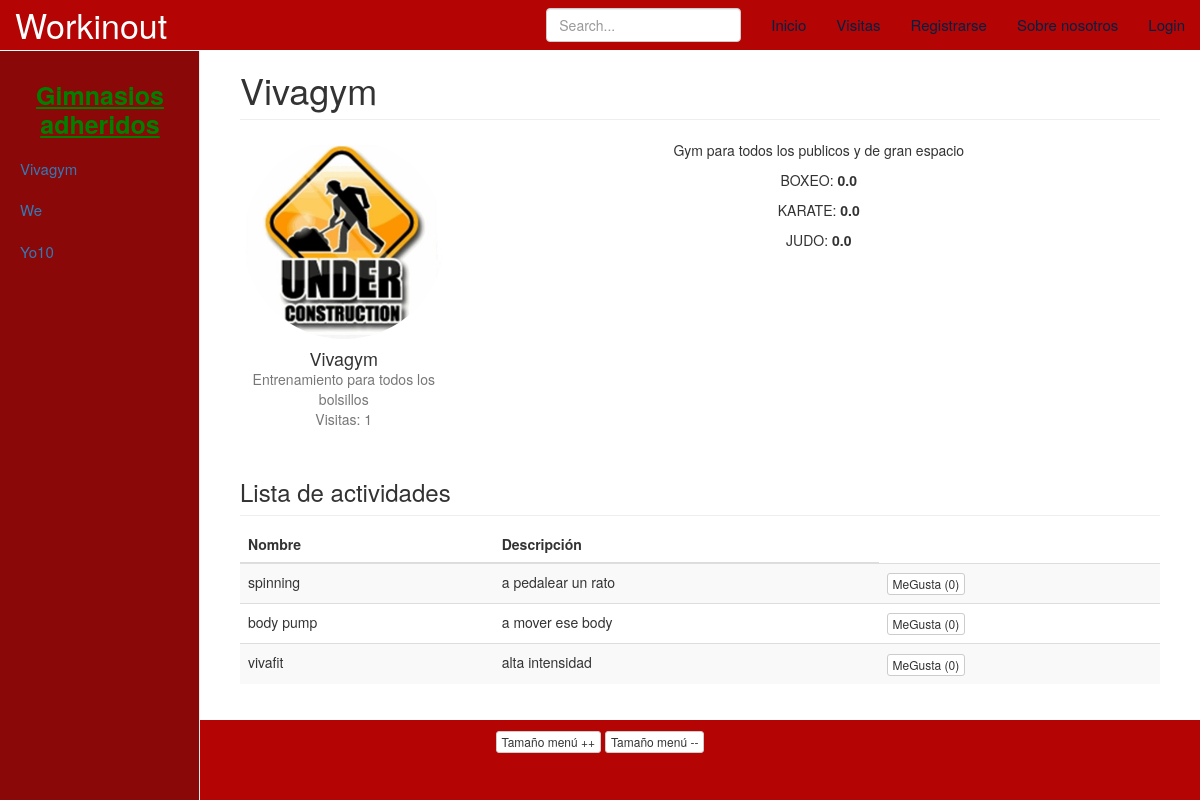
Screenshot of /Workinout/gym/vivagym with the database file from the repository.
### Workinout/models.py (models this page shows, shortened)
class Gym(models.Model):
    nombre = models.CharField(max_length=128, unique=True)
    lema = models.CharField(max_length=140)
    descripcion = models.TextField()
    direccion = models.CharField(max_length=192)
    visitas = models.IntegerField(default=0)
    slug = models.SlugField()
    logo = models.ImageField(upload_to='logos', blank=True)
    precio_boxeo = models.DecimalField(default=0, max_digits=3, decimal_places=1)
    precio_karate = models.DecimalField(default=0, max_digits=3, decimal_places=1)
    precio_judo = models.DecimalField(default=0, max_digits=3, decimal_places=1)
    def save(self, *args, **kwargs):
        self.slug = slugify(self.nombre)
        super(Gym, self).save(*args, **kwargs)

class Actividad(models.Model):
    nombregym = models.ForeignKey(Gym) #nombre del gym, que es clave externa
    titulo = models.CharField(max_length=128)
    descripcion = models.CharField(max_length=256)
    megustas = models.IntegerField(default=0)

### Workinout/views.py (the view)
# urls.py: url(r'^gym/(?P<gym_name_slug>\S+)$', views.gym, name='gym'),
def gym(request, gym_name_slug):
    context_dict = {}
    lista_gyms = Gym.objects.order_by('nombre')
    context_dict = {'gyms':lista_gyms}
    gym = Gym.objects.get(slug = gym_name_slug)
    print gym.nombre
    print "LOGO DEL BAR" + gym.logo.name
    if gym:
        context_dict['gym'] = gym
        gym.visitas += 1
        gym.save()
        actividades = Actividad.objects.filter(nombregym = gym)
        context_dict['actividades'] = actividades
    return render(request, 'Workinout/gym.html', context_dict)

### templates/Workinout/gym.html (shortened to what this page needs)
{% extends "base.html" %}
{% block ListaGyms %}
	{% if gyms %}
		{% for gym in gyms %}
			<li><a href="/Workinout/gym/{{ gym.slug }}"> {{ gym.nombre }}</a></li>
		{% endfor %}
	{% else %}
		<strong>No hay gyms.</strong>
	{% endif %}
{% endblock %}
{% block Cuerpo %}
	<h1 class="page-header">{{ gym.nombre }}</h1>
	<div class="row placeholders">
		<div class="col-xs-6 col-sm-3 placeholder">
            <img src="/static/Workinout/logos/building.jpg" class="img-responsive" alt="Generic placeholder thumbnail" height="200" width="200">
            <h4>{{ gym.nombre }}</h4>
            <span class="text-muted">{{gym.lema}}</span>
            <br/>
            <span class="text-muted">Visitas: {{gym.visitas}}</span>
		</div>
		<p>
		{{ gym.descripcion }}
		</p>
        <p>BOXEO: <strong>{{gym.precio_boxeo}}</strong></p>
        <p>KARATE:  <strong>{{gym.precio_karate}}</strong></p>
        <p>JUDO:  <strong>{{gym.precio_judo}}</strong></p>
        {% load easy_maps_tags %}
</div>
	<h3 class="sub-header">Lista de actividades</h3>
	<div class="table-responsive">
		<table class="table table-striped">
			<thead>
				<tr>
					<th>Nombre</th>
					<th>Descripción</th>
				</tr>
			</thead>
			<tbody>
				{% if actividades %}
    				{% for actividad in actividades %}
        				<tr>
            				<td>{{actividad.titulo}}</td>
            				<td>{{actividad.descripcion}}</td>
                            <td><button class="btn btn-default btn-xs" onclick="meGustalaActividad('{{actividad.titulo}}','{{gym.slug}}')"> MeGusta ({{actividad.megustas}})</button></td>
        				</tr>
    				{% endfor %}
			    {% else %}
			        <strong>No hay actividades que mostrar.</strong>
			    {% endif %}
			</tbody>
		</table>
	</div>
{% endblock %}

### templates/base.html (shortened to what this page needs)
<!DOCTYPE html>
<html lang="en"><head>
    <link href="/static/bootstrap.css" rel="stylesheet">
    <link href="/static/ie10-viewport-bug-workaround.css" rel="stylesheet">
    <link href="/static/dashboard.css" rel="stylesheet">
    <link href="/static/workinout.css" rel="stylesheet">
  </head>
  <body>
    <nav class="navbar navbar-inverse navbar-fixed-top">
      <div class="container-fluid">
        <div class="navbar-header">
          <a class="navbar-brand" href="/Workinout/">Workinout</a>
        </div>
        <div id="navbar" class="navbar-collapse collapse">
          <ul class="nav navbar-nav navbar-right">
            <li><a href="/Workinout/">Inicio</a></li>
            <li><a href="/Workinout/visitas">Visitas</a></li>
            <li><a href="/Workinout/register/">Registrarse</a></li>
            <li><a href="/Workinout/about/">Sobre nosotros</a></li>
            {% if user.is_authenticated %}
                <li><a href="/Workinout/add_gym/"> Añadir gym</a></li>
                <li><a href="/Workinout/add_actividad/"> Añadir actividad</a></li>
                <li><a href="/Workinout/logout/"> Salir ({{ user.username }})</a></li>
            {% else %}
                <li><a href="/Workinout/login/">Login</a></li>
            {% endif %}
          </ul>
          <form class="navbar-form navbar-right">
            <input class="form-control" placeholder="Search..." type="text">
          </form>
        </div>
      </div>
    </nav>
    <div class="container-fluid">
      <div class="row">
        <div class="col-sm-3 col-md-2 sidebar">
          <ul class="nav nav-sidebar">
              <h5 class="nuestrosgyms"><strong>Gimnasios adheridos</strong></h5>
            {% block ListaGyms %}
            {% endblock %}
          </ul>
        </div>
        <div class="col-sm-9 col-sm-offset-3 col-md-10 col-md-offset-2 main">
          {% block Cuerpo %}
          {% endblock %}
        </div>
      </div>
    </div>
    <div class = pie>
      <footer>
          <button class="btn btn-default btn-xs" onclick="resizeText(1)" height=10dp width=10dp > Tamaño menú ++ </button>
          <button class="btn btn-default btn-xs" onclick="resizeText(-1)"> Tamaño menú -- </button>
      </footer>
    </div>
</body>
</html>

### static/dashboard.css (style rules this page uses)
body { padding-top: 50px; }
.sub-header { padding-bottom: 10px; border-bottom: 1px solid #eee; }
.navbar-fixed-top { border: 0; }
.sidebar { display: none; }
@media (min-width: 768px) { .sidebar { position: fixed; top: 51px; bottom: 0; left: 0; z-index: 1000; display: block; padding: 20px; overflow-x: hidden; overflow-y: auto; background-color: #8A0808; border-right: 1px solid #eee; } }
.nav-sidebar { margin-right: -21px; margin-bottom: 20px; margin-left: -20px; }
.nav-sidebar > li > a { padding-right: 20px; padding-left: 20px; }
.main { padding: 20px; }
@media (min-width: 768px) { .main { padding-right: 40px; padding-left: 40px; } }
.main .page-header { margin-top: 0; }
.placeholders { margin-bottom: 30px; text-align: center; }
.placeholders h4 { margin-bottom: 0; }
.placeholder { margin-bottom: 20px; }
.placeholder img { display: inline-block; border-radius: 50%; }

### static/workinout.css (style rules this page uses)
.nuestrosgyms { color: green; font-size:25px; text-decoration: underline; text-align:center; }
.pie { width: 100%; height: 10%; background-color: #B40404; bottom: 0; position: fixed; text-align: center; color:black; }

### rows the page displays
Gym: nombre "Vivagym", lema "Entrenamiento para todos los bolsillos", visitas "1", descripcion "Gym para todos los publicos y de gran espacio", precio_boxeo "0.0", precio_karate "0.0", precio_judo "0.0"
Gym: nombre "We"
Gym: nombre "Yo10"
Actividad: titulo "spinning", descripcion "a pedalear un rato", megustas "0"
Actividad: titulo "body pump", descripcion "a mover ese body", megustas "0"
Actividad: titulo "vivafit", descripcion "alta intensidad", megustas "0"
